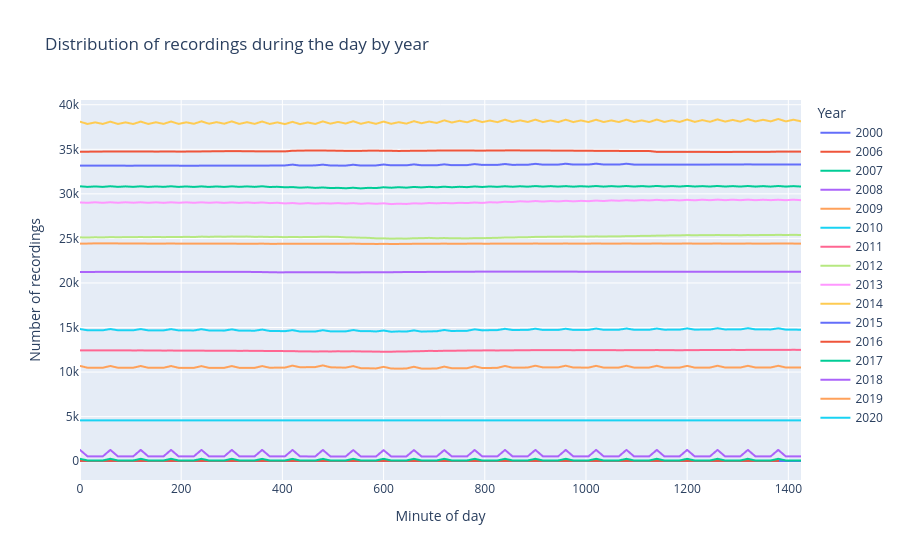

This figure's notebook cell:
### Code cell
fig = px.line(
    dist_day,
    x="minute_of_day",
    y="Cnt",
    color="Yr",
    title="Distribution of recordings during the day by year",
    labels={
        "minute_of_day": "Minute of day",
        "Cnt": "Number of recordings",
        "Yr": "Year"
    }
)

fig.show()
